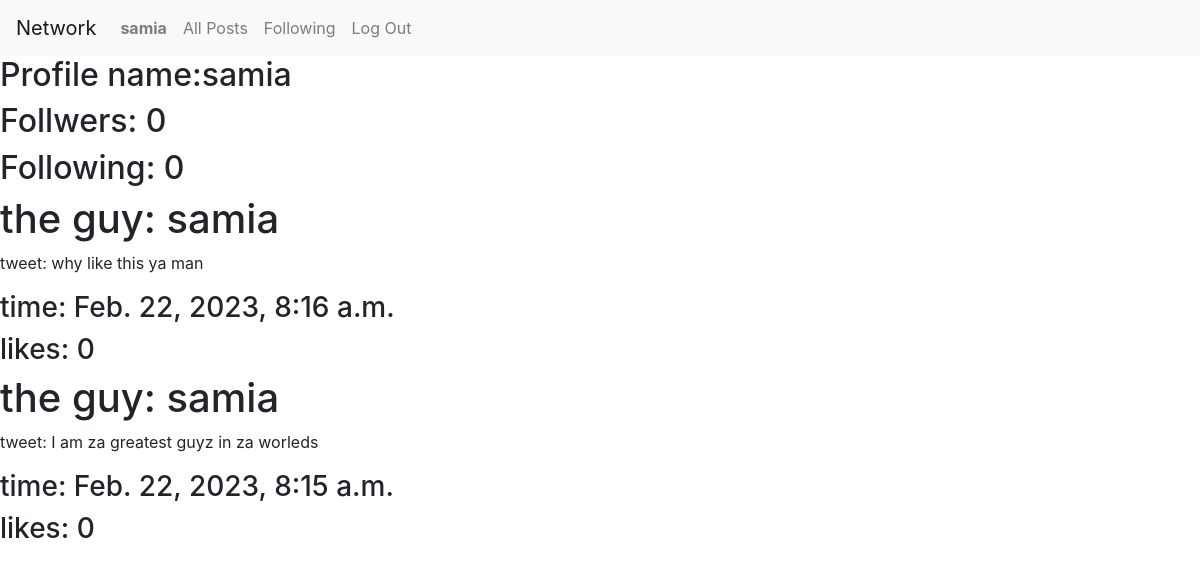
/profile (signed in), run on the app's committed database.
### network/models.py (models this page shows, shortened)
class User(AbstractUser):
    pass

class Post(models.Model):
    publisher = models.ForeignKey(
        User, on_delete=models.CASCADE, related_name="posted_by")
    tweet = models.CharField(max_length=280)
    date_time = models.DateTimeField(auto_now=True)
    likes = models.IntegerField(default=0)

### network/views.py (the view)
# urls.py: path("profile", views.profile, name="profile"),
def profile(request):
    following = Follow.objects.filter(follower=request.user)
    followers = Follow.objects.filter(followee=request.user)
    following_count = len(following)
    followers_count = len(followers)
    posts = Post.objects.filter(publisher=request.user).order_by("-date_time")
    return render(request, "network/profile.html",
                  {
                      "following": following_count,
                      "follwers": followers_count,
                      "username": request.user,
                      "posts": posts
                  }
                  )

### network/templates/network/profile.html
{% extends "network/layout.html" %}
{% block body %}
<h2>Profile name:{{username}}</h2>
<h2>Follwers: {{following}}</h2>
<h2>Following: {{follwers}}</h2>
{%for post in posts%}
<div>
    <h1>the guy: {{post.publisher}}</h1>
    <p>tweet: {{post.tweet}}</p>
    <h3>time: {{post.date_time}}</h3>
    <h3>likes: {{post.likes}}</h3>
</div>
{%endfor%}
{% endblock %}

### network/templates/network/layout.html (shortened to what this page needs)
{% load static %}
<!DOCTYPE html>
<html lang="en">
<head>
    <link rel="stylesheet" href="https://stackpath.bootstrapcdn.com/bootstrap/4.4.1/css/bootstrap.min.css"
>
    <link href="{% static 'network/styles.css' %}" rel="stylesheet">
</head>
<body>
    <nav class="navbar navbar-expand-lg navbar-light bg-light">
        <a class="navbar-brand" href="#">Network</a>
        <div>
            <ul class="navbar-nav mr-auto">
                {% if user.is_authenticated %}
                <li class="nav-item">
                    <a class="nav-link" href="{% url 'profile' %}"><strong>{{ user.username }}</strong></a>
                </li>
                {% endif %}
                <li class="nav-item">
                    <a class="nav-link" href="{% url 'index' %}">All Posts</a>
                </li>
                {% if user.is_authenticated %}
                <li class="nav-item">
                    <a class="nav-link" href="#">Following</a>
                </li>
                <li class="nav-item">
                    <a class="nav-link" href="{% url 'logout' %}">Log Out</a>
                </li>
                {% endif %}
            </ul>
        </div>
    </nav>
    <div class="body">
        {% block body %}
        {% endblock %}
    </div>
</body>
</html>

### data on the page
User: username "samia"
Post: publisher "samia", tweet "why like this ya man", date_time "Feb. 22, 2023, 8:16 a.m.", likes "0"
Post: publisher "samia", tweet "I am za greatest guyz in za worleds", date_time "Feb. 22, 2023, 8:15 a.m.", likes "0"

### other printed values
{{ following }} "0"
{{ follwers }} "0"
